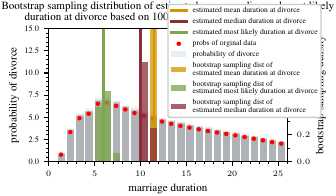

The script that saved this image:
import numpy as np
import src.Bootstrap as Bt
import matplotlib.pyplot as plt
from tueplots import bundles
from tueplots.constants.color import rgb
import sys
import os
current_dir = os.getcwd()
src_directory = current_dir + "/../../src/"

if src_directory not in sys.path:
    sys.path.append(src_directory)
from src.DataLoaderClass import DataLoader

dataloader = DataLoader()

plt.rcParams.update(bundles.icml2022(column="half", nrows=1, ncols=1, usetex=True))

data_array, years, durations, kids = dataloader.load_data(years_to_drop=[1997], durations_to_drop=[26])

data_array = data_array.swapaxes(0, 1).sum(axis=2).sum(1)
sum_all_divs = data_array.sum()
probs_per_duration = data_array / sum_all_divs

mean = np.sum(np.array(durations) * probs_per_duration)
median = durations[np.argmax(np.cumsum(probs_per_duration) >= 0.5)]
mode = durations[np.argmax(probs_per_duration)]

num_simulations = 100
batch_size = 10000

means, medians, most_probables, estimates = Bt.bootstrap(num_simulations, batch_size, durations, probs_per_duration)

fig, ax = plt.subplots()

ax.axvline(mean, color=rgb.tue_orange, lw=2, label="estimated mean duration at divorce")
ax.axvline(median, color=rgb.tue_red, lw=2, label="estimated median duration at divorce")
ax.axvline(mode, color=rgb.tue_green, lw=2, label="estimated most likely duration at divorce")


for i in np.arange(num_simulations):
    ax.bar(durations, height=estimates[i, :] * 100, width=0.8, color=rgb.tue_gray, lw=0.5,
           alpha=0.1, align="edge")

ax2 = ax.twinx()
ax2.hist(means, bins=durations, color=rgb.tue_orange, lw=0.5, width=0.8, alpha=0.75,
         label="bootstrap sampling dist of \nestimated mean duration at divorce", align="mid", density=True)
ax2.hist(most_probables, bins=durations, color=rgb.tue_green, lw=0.5, width=0.8, alpha=0.75,
         label="bootstrap sampling dist of \nestimated most likely duration at divorce", align="mid", density=True)
ax2.hist(medians, bins=durations, color=rgb.tue_red, lw=0.5, width=0.8, alpha=0.75,
         label="bootstrap sampling dist of \nestimated median duration at divorce", align="mid", density=True)
ax2.set_ylim([0, 1])
ax2.yaxis.set_major_locator(plt.MultipleLocator(0.2))
ax2.yaxis.set_minor_locator(plt.MultipleLocator(0.1))
ax2.set_ylabel("bootstrap sampling density")

ax.scatter(np.array(durations) + 0.35, probs_per_duration * 100, color='red', label="probs of orginal data", s=5)
ax.bar(durations, probs_per_duration, width=0.8, color=rgb.tue_blue, lw=0.5,
       alpha=0.1, label="probability of divorce", align="edge")

ax.set_xlabel("marriage duration")
ax.set_ylabel("probability of divorce")
ax.set_ylim([0, 15])
ax.yaxis.set_major_locator(plt.MultipleLocator(2.5))
ax.yaxis.set_minor_locator(plt.MultipleLocator(0.5))
ax.yaxis.set_major_formatter(plt.FuncFormatter(lambda x, loc: f"{x:,.1f}%"))
ax.xaxis.set_major_locator(plt.MultipleLocator(5))
ax.xaxis.set_minor_locator(plt.MultipleLocator(1))

#ax.grid(axis="both", which="both", color=rgb.tue_gray, linewidth=0.5)
ax.set_axisbelow(True)
fig.legend(loc=[0.5, 0.4], framealpha=1, facecolor="white", frameon=True, fontsize="x-small")
ax.set_title(f"Bootstrap sampling distribution of estimated mean, median and most likely \nduration at divorce based on "
             f"{num_simulations} simulations of {batch_size} marriages")
ax.set_xlim([0, 26])

#plt.show()

fig.savefig("fig_divorce_probabilities.pdf")
